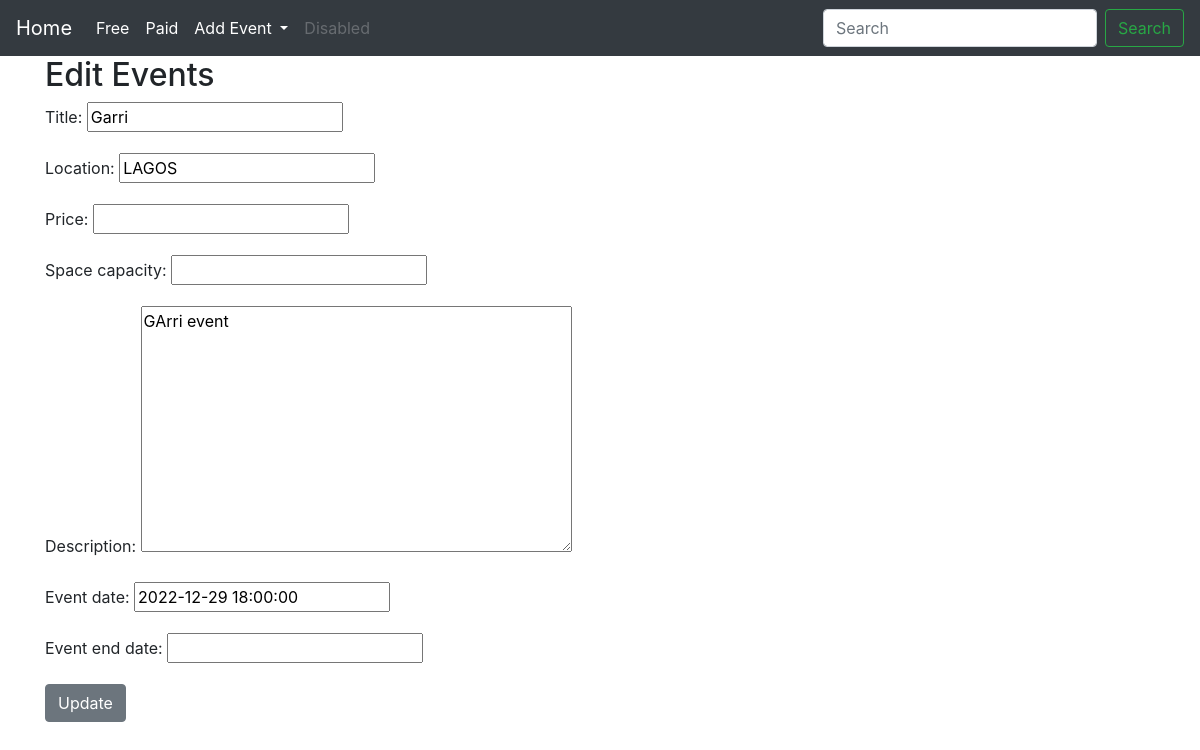
The page /event/edit/3/ on the database its author committed.
### TheEvent/models.py (models this page shows, shortened)
class Event(models.Model):
    title =models.CharField(max_length=255)
    author = models.ForeignKey(User, on_delete=models.CASCADE)
    location = models.CharField(max_length=100)
    free = models.CharField(max_length=100, blank=True, null=True,)
    price = models.CharField(max_length=100, blank=True, null=True,)
    space_capacity = models.CharField(max_length=100, blank=True, null=True,)
    description = models.TextField(max_length=5000, blank=True, null=True,)
    event_date = models.DateTimeField(null=True, blank=True)
    event_end_date = models.DateTimeField(null=True, blank=True)
    header_image = models.ImageField(null=True, blank=True, upload_to="images/")

### TheEvent/views.py (the view)
# urls.py: path('event/edit/<int:pk>/', UpdateEventView.as_view(), name= "update_event" ),
class UpdateEventView(UpdateView):
    model = Event
    template_name = 'update-event.html'
    fields = ['title', 'location', 'price', 'space_capacity', 'description', 'event_date', 'event_end_date']

### TheEvent/templates/update-event.html (shortened to what this page needs)
{%extends 'base.html'%}
{%block content %}
    <h2> Edit Events </h2>
    <div class="form-group">
        <form method="POST">
            {{form.as_p}}
            <button class= 'btn btn-secondary'> Update </button>
    </div>
{%endblock%}

### rows shown on the page
Event: title "Garri", location "LAGOS", description "GArri event", event_date "2022-12-29 18:00:00"
